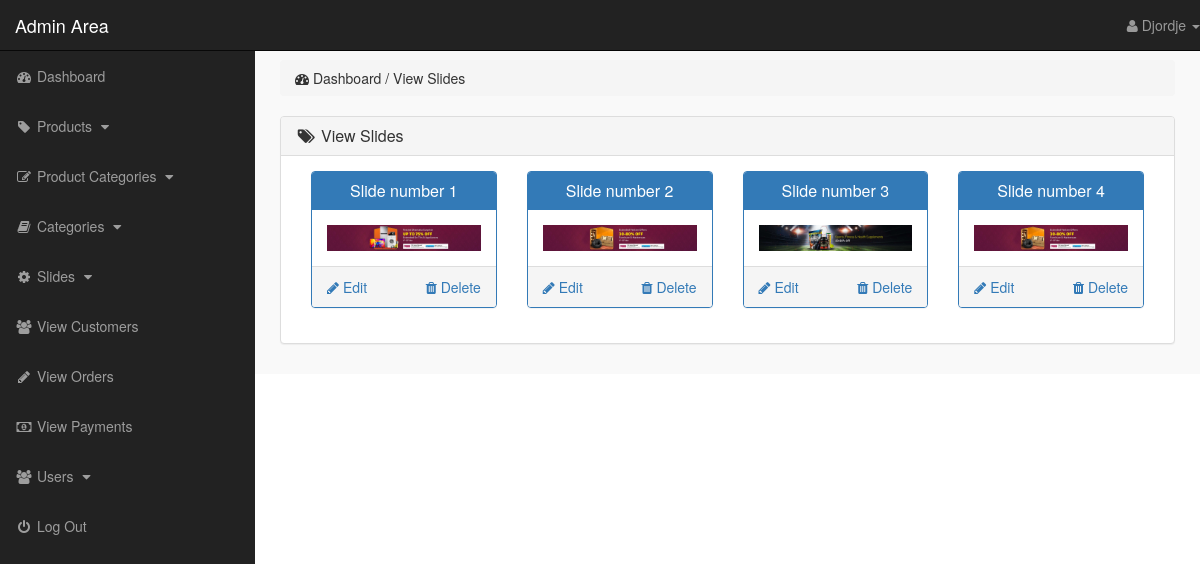
/admin_area/index.php?view_slides (signed in), run on the app's committed database.
### tables this page shows
CREATE TABLE `slider` (
  `slide_id` int(10) NOT NULL,
  `slide_name` varchar(255) NOT NULL,
  `slide_image` text NOT NULL
);

### admin_area/view_slides.php (the view)
<?php
    if(!isset($_SESSION['admin_email'])){
        echo "<script>window.open('login.php','_self')</script>";
    }else{
?>
<div class="row">
    <div class="col-lg-12">
        <ol class="breadcrumb">
            <li>
                <i class="fa fa-dashboard"></i> Dashboard / View Slides
            </li>
        </ol>
    </div>
</div>
<div class="row">
    <div class="col-lg-12">
        <div class="panel panel-default">
            <div class="panel-heading">
                <h3 class="panel-title">
                    <i class="fa fa-tags fa-fw"></i> View Slides
                </h3>
            </div>
            <div class="panel-body">
                <?php
                    $get_slides = "select * from slider";
                    $run_slides = mysqli_query($con,$get_slides);
                    while($row_slides=mysqli_fetch_array($run_slides)){
                        $slide_id = $row_slides['slide_id'];
                        $slide_name = $row_slides['slide_name'];
                        $slide_image = $row_slides['slide_image'];
                ?>
                <div class="col-lg-3 col-md-3">
                    <div class="panel panel-primary">
                        <div class="panel-heading">
                            <h3 class="panel-title" align="center">
                                <?php echo $slide_name; ?>
                            </h3>
                        </div>
                        <div class="panel-body">
                            <img src="slides_images/<?php echo $slide_image; ?>" alt="<?php echo $slide_name; ?>" class="img-responsive">
                        </div>
                        <div class="panel-footer">
                            <center>
                                <a href="index.php?delete_slide=<?php echo $slide_id; ?>" class="pull-right">
                                 <i class="fa fa-trash"></i> Delete
                                </a>
                                <a href="index.php?edit_slide=<?php echo $slide_id; ?>" class="pull-left">
                                 <i class="fa fa-pencil"></i> Edit
                                </a>
                                <div class="clearfix"></div>
                            </center>
                        </div>
                    </div>
                </div>
                <?php } ?>
            </div>
        </div>
    </div>
</div>
<?php } ?>

### admin_area/includes/sidebar.php (shortened to what this page needs)
<?php
    if(!isset($_SESSION['admin_email'])){
        echo "<script>window.open('login.php','_self')</script>";
    }else{
?>
<nav class="navbar navbar-inverse navbar-fixed-top">
    <div class="navbar-header">
        <a href="index.php?dashboard" class="navbar-brand">Admin Area</a>
    </div>
    <ul class="nav navbar-right top-nav">
        <li class="dropdown">
            <a href="#" class="dropdown-toggle" data-toggle="dropdown">
                <i class="fa fa-user"></i> <?php echo $admin_name; ?> <b class="caret"></b>
            </a>
        </li>
    </ul>
    <div class="collapse navbar-collapse navbar-ex1-collapse">
        <ul class="nav navbar-nav side-nav">
            <li>
                <a href="index.php?dashboard">
                    <i class="fa fa-fw fa-dashboard"></i> Dashboard
                </a>
            </li>
            <li>
                <a href="#" data-toggle="collapse" data-target="#products">
                    <i class="fa fa-fw fa-tag"></i> Products
                    <i class="fa fa-fw fa-caret-down"></i>
                </a>
            </li>
            <li>
                <a href="#" data-toggle="collapse" data-target="#p_cat">
                    <i class="fa fa-fw fa-edit"></i> Product Categories
                    <i class="fa fa-fw fa-caret-down"></i>
                </a>
            </li>
            <li>
                <a href="#" data-toggle="collapse" data-target="#cat">
                    <i class="fa fa-fw fa-book"></i> Categories
                    <i class="fa fa-fw fa-caret-down"></i>
                </a>
            </li>
            <li>
                <a href="#" data-toggle="collapse" data-target="#slides">
                        <i class="fa fa-fw fa-gear"></i> Slides
                        <i class="fa fa-fw fa-caret-down"></i>
                </a>
            </li>
            <li>
                <a href="index.php?view_customers">
                    <i class="fa fa-fw fa-users"></i> View Customers
                </a>
            </li>
            <li>
                <a href="index.php?view_orders">
                    <i class="fa fa-fw fa-pencil"></i> View Orders
                </a>
            </li>
            <li>
                <a href="index.php?view_payments">
                    <i class="fa fa-fw fa-money"></i> View Payments
                </a>
            </li>
            <li>
                <a href="#" data-toggle="collapse" data-target="#users">
                        <i class="fa fa-fw fa-users"></i> Users
                        <i class="fa fa-fw fa-caret-down"></i>
                </a>
            </li>
            <li>
                <a href="logout.php">
                    <i class="fa fa-fw fa-power-off"></i> Log Out
                </a>
            </li>
        </ul>
    </div>
</nav>
<?php } ?>

### admin_area/css/style.css (style rules this page uses)
body { margin-top: 100px; }
@media (min-width: 768px) { body { margin-top: 50px; } }
.top-nav { 0 15px; }
.top-nav>li { float: left; display: inline-block; }
.top-nav>li>a { color: #999999; line-height: 20px; padding-top: 15px; padding-bottom: 15px; }
@media (min-width: 768px) { .side-nav { position: fixed; top: 51px; bottom: 0; width: 255px; overflow-y: auto; overflow-x: hidden; background-color: #222222; padding-bottom: 40px; border-radius: 0; } }
@media (min-width: 768px) { .side-nav>li>a { width: 255px; } }
.panel-body { border-radius: 5px; }

### data on the page
slider: slide_name "Slide number 1", slide_image (picture)
slider: slide_name "Slide number 2", slide_image (picture)
slider: slide_name "Slide number 3", slide_image (picture)
slider: slide_name "Slide number 4", slide_image (picture)

### other printed values
$admin_name "Djordje"
